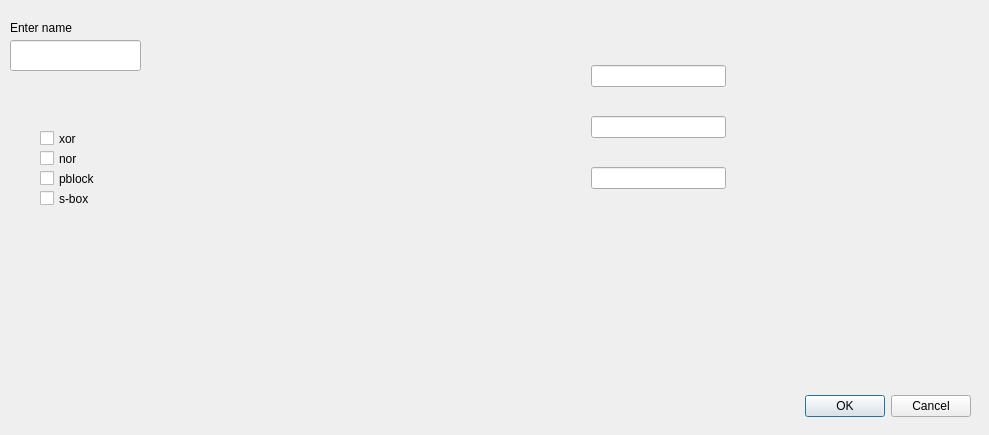
<?xml version="1.0" encoding="UTF-8"?>
<ui version="4.0">
 <class>add_dialog</class>
 <widget class="QDialog" name="add_dialog">
  <property name="geometry">
   <rect>
    <x>0</x>
    <y>0</y>
    <width>989</width>
    <height>435</height>
   </rect>
  </property>
  <property name="windowTitle">
   <string>Dialog</string>
  </property>
  <widget class="QDialogButtonBox" name="buttonBox">
   <property name="geometry">
    <rect>
     <x>630</x>
     <y>390</y>
     <width>341</width>
     <height>32</height>
    </rect>
   </property>
   <property name="orientation">
    <enum>Qt::Horizontal</enum>
   </property>
   <property name="standardButtons">
    <set>QDialogButtonBox::Cancel|QDialogButtonBox::Ok</set>
   </property>
  </widget>
  <widget class="QLineEdit" name="name">
   <property name="geometry">
    <rect>
     <x>10</x>
     <y>40</y>
     <width>131</width>
     <height>31</height>
    </rect>
   </property>
  </widget>
  <widget class="QLabel" name="label">
   <property name="geometry">
    <rect>
     <x>10</x>
     <y>20</y>
     <width>91</width>
     <height>16</height>
    </rect>
   </property>
   <property name="text">
    <string>Enter name</string>
   </property>
  </widget>
  <widget class="QCheckBox" name="xor">
   <property name="geometry">
    <rect>
     <x>40</x>
     <y>130</y>
     <width>70</width>
     <height>17</height>
    </rect>
   </property>
   <property name="text">
    <string>xor</string>
   </property>
   <property name="autoExclusive">
    <bool>true</bool>
   </property>
  </widget>
  <widget class="QCheckBox" name="nor">
   <property name="geometry">
    <rect>
     <x>40</x>
     <y>150</y>
     <width>70</width>
     <height>17</height>
    </rect>
   </property>
   <property name="text">
    <string>nor</string>
   </property>
   <property name="autoExclusive">
    <bool>true</bool>
   </property>
  </widget>
  <widget class="QCheckBox" name="checkBox_3">
   <property name="geometry">
    <rect>
     <x>40</x>
     <y>170</y>
     <width>70</width>
     <height>17</height>
    </rect>
   </property>
   <property name="text">
    <string>pblock</string>
   </property>
   <property name="autoExclusive">
    <bool>true</bool>
   </property>
  </widget>
  <widget class="QCheckBox" name="sbox">
   <property name="geometry">
    <rect>
     <x>40</x>
     <y>190</y>
     <width>70</width>
     <height>17</height>
    </rect>
   </property>
   <property name="text">
    <string>s-box</string>
   </property>
   <property name="autoExclusive">
    <bool>true</bool>
   </property>
  </widget>
  <widget class="QWidget" name="">
   <property name="geometry">
    <rect>
     <x>591</x>
     <y>56</y>
     <width>135</width>
     <height>142</height>
    </rect>
   </property>
   <layout class="QVBoxLayout" name="verticalLayout">
    <property name="spacing">
     <number>20</number>
    </property>
    <item>
     <widget class="QLineEdit" name="test"/>
    </item>
    <item>
     <widget class="QLineEdit" name="lineEdit_3"/>
    </item>
    <item>
     <widget class="QLineEdit" name="lineEdit_4"/>
    </item>
   </layout>
  </widget>
 </widget>
 <resources/>
 <connections>
  <connection>
   <sender>buttonBox</sender>
   <signal>accepted()</signal>
   <receiver>add_dialog</receiver>
   <slot>accept()</slot>
   <hints>
    <hint type="sourcelabel">
     <x>248</x>
     <y>254</y>
    </hint>
    <hint type="destinationlabel">
     <x>157</x>
     <y>274</y>
    </hint>
   </hints>
  </connection>
  <connection>
   <sender>buttonBox</sender>
   <signal>rejected()</signal>
   <receiver>add_dialog</receiver>
   <slot>reject()</slot>
   <hints>
    <hint type="sourcelabel">
     <x>316</x>
     <y>260</y>
    </hint>
    <hint type="destinationlabel">
     <x>286</x>
     <y>274</y>
    </hint>
   </hints>
  </connection>
 </connections>
</ui>
